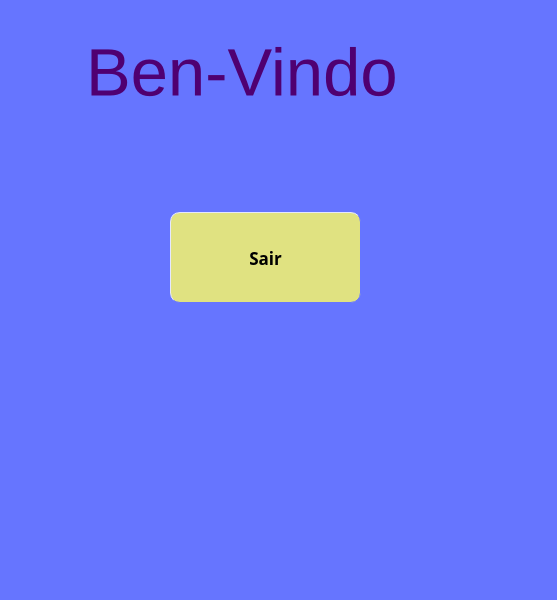
<?xml version="1.0" encoding="UTF-8"?>
<ui version="4.0">
 <class>mainWindow</class>
 <widget class="QMainWindow" name="mainWindow">
  <property name="geometry">
   <rect>
    <x>0</x>
    <y>0</y>
    <width>557</width>
    <height>600</height>
   </rect>
  </property>
  <property name="windowTitle">
   <string>bem-vindo</string>
  </property>
  <property name="styleSheet">
   <string notr="true">background-color: rgb(102, 117, 255)</string>
  </property>
  <widget class="QWidget" name="centralwidget">
   <widget class="QPushButton" name="sair">
    <property name="geometry">
     <rect>
      <x>170</x>
      <y>212</y>
      <width>191</width>
      <height>91</height>
     </rect>
    </property>
    <property name="font">
     <font>
      <family>MS Reference Sans Serif</family>
      <pointsize>13</pointsize>
      <weight>75</weight>
      <bold>true</bold>
     </font>
    </property>
    <property name="styleSheet">
     <string notr="true">background-color: rgb(224, 226, 129);
border-style: outset;
border-radius: 10px;
border-width: 0.7px;
border-color: rgb(102, 117, 255)</string>
    </property>
    <property name="text">
     <string>Sair</string>
    </property>
   </widget>
   <widget class="QLabel" name="label">
    <property name="geometry">
     <rect>
      <x>86</x>
      <y>12</y>
      <width>381</width>
      <height>121</height>
     </rect>
    </property>
    <property name="font">
     <font>
      <pointsize>50</pointsize>
     </font>
    </property>
    <property name="styleSheet">
     <string notr="true">color:rgb(79, 0, 113)</string>
    </property>
    <property name="text">
     <string>Ben-Vindo</string>
    </property>
   </widget>
  </widget>
  <widget class="QStatusBar" name="statusbar"/>
 </widget>
 <resources/>
 <connections/>
</ui>
